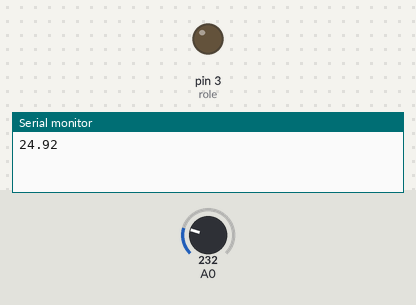
A sketch run on a simulated Arduino Uno, built with avr-gcc and run on an emulated ATmega328P. Shown: output pins drawn as LEDs (lit = HIGH), the last lines printed to the serial monitor. The test bench sets the inputs (shaded band); at power-on: A0 = 232.

Above: at 0.1 s.
At 1.1 s:
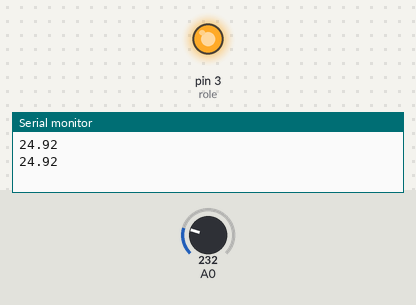
Timing chart, 0 to 2.6 s (numbered marks = the images above):
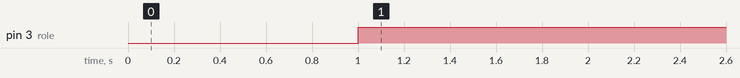

The sketch:

fan.ino
```cpp
//röle ve lm35 in pinleri belirlendi
int role=3;
int lm35=A2;

void setup() {

  Serial.begin(9600);    //seri haberleşme başlatıldı
  analogReference(INTERNAL);    //arduino 1,1V referansa ayarlandı
  pinMode(role,OUTPUT);       //röle çıkış olarak tanımlandı

}

void loop() {
  int okunanDeger = analogRead(A0);          //analog deger okundu ve okunanDeger değişkenine atandı
  float derece = okunanDeger / 9.31;         //derece hesaplandı
  Serial.println(derece);                    //derece ekrana yazdırıldı
  delay(1000);

  if(derece >30)
    digitalWrite(role,LOW);                 //röleye güç verildi
    else
    digitalWrite(role,HIGH);                  //röle kapatıldı


}
```

Measured:
- by itself, pin 3 (role): LOW → HIGH at 1.0 s
